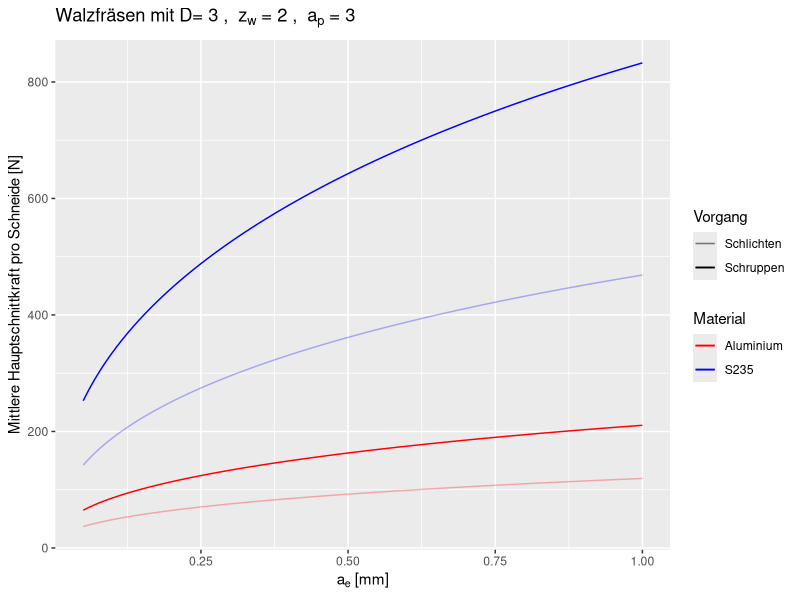
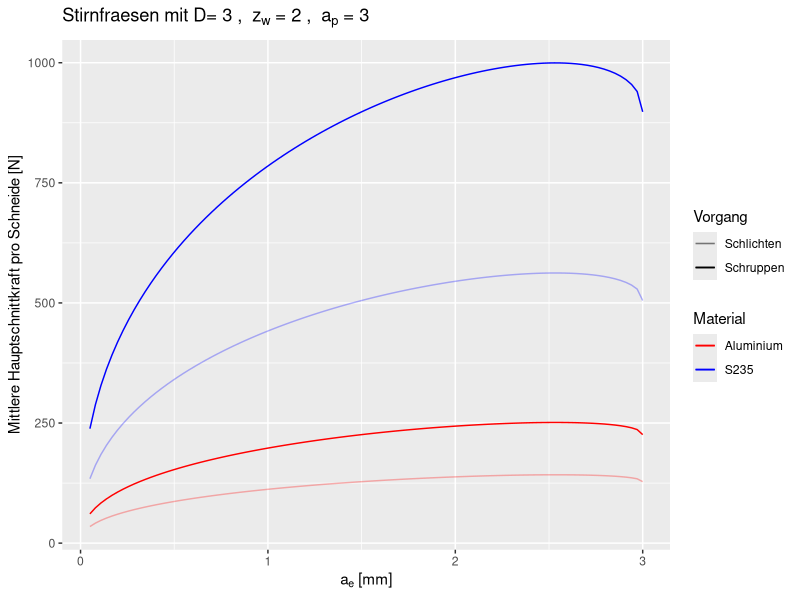

Recreate these plots in R, in order.
library("ggplot2")

# Funktionen aus Dietrich, Tschätsch "Praxis der Zerspanungstechnik" 11. Auflage 2014

# Eingangsparameter
# D         ... Fräserdurchmesser [mm]
# a_p       ... Schnitttiefe [mm]
# a_e       ... Schnittbreite [mm]
# z_w       ... Anzahl der Schneiden
# v_c       ... Schnittgeschwindigkeit [m/min]
# f_z       ... Vorschub pro Zahn [mm/min]
# k_c1.1    ... Spezifische Schnittkraft für h = b = 1 (Tabelle) [N/mm^2]
# z         ... Werkstoffkonstante (Tabelle)
# lambda    ... Drallwinkel [Grad]
# gamma_tat ... Tatsächlicher Spanwinkel [Grad]
# gamma_0   ... Basisspanwinkel Stahl=6, Guss=2, Alu=0 [Grad]
schnittdaten_walzfraesen <- function(D, a_p, a_e, z_w, v_c, f_z, k_c1.1, z, lambda, gamma_tat, gamma_0, print = TRUE){
    # Gilt nur fürs Walzfräsen!
    if (print) print(sprintf("Fräser: D=%f, z_w=%f, Drallwinkel=%f, Spanwinkel=%f", D, z_w, lambda, gamma_tat))
    if (print) print(sprintf("Fräsung: a_p=%f, a_e=%f", a_p, a_e))
    if (print) print(sprintf("Material: v_c=%f, f_z=%f, k_c1.1=%f, z=%f, Basisspanwinkel=%f", v_c, f_z, k_c1.1, z, gamma_0))

    # Umdrehungszahl
    n_c <- (v_c * 10^3) / ( D * pi ) 

    # Eingriffswinkel (in Grad)
    phi_s <- (acos( 1 - ( (2 * a_e ) / D ) ) * 180) / pi

    # Vorschub
    v_f <- f_z * z_w * n_c

    if (print) print(sprintf("Maschine: n_c = %f [1/min], v_f = %f [mm/min]", n_c, v_f))
    if (print) print("")

    # Spanungsbreite
    b <- a_p / cos((lambda*pi)/180)

    # Mittenspandicke
    h_m <- (360 / ( pi * phi_s )) * (a_e / D) * f_z * sin(((90-lambda)*pi)/180)

    # Konstanten:
    # Verschleiß (30%) - kann auch höher angenommen werden (1.5)
    K_ver <- 1.3
    # Spanstauchung, = 1.2 für Fräsen
    K_st <- 1.2
    # Spanwinkel
    K_gamma <- 1 - (( gamma_tat - gamma_0 ) / 100)
    # Schnittgeschwindigkeit (hier für Hartmetall, HSS = 1.2)
    # Achtung: für v_c < 100m/min gelten da andere Formen! Für >100m/min eher vernachlässigbar
    K_v <- 1.0

    # Daraus errechnet sich dann die spezifische Schnittkraft [N/mm^2]
    k_c = ((1^z) / (h_m^z)) * k_c1.1 * K_gamma * K_v * K_st * K_ver 

    if (print) print(sprintf("k_c = %0.2f [N/mm^2]", k_c))

    # Anzahl der im Eingriff befindlichen Schneiden
    z_E <- ( z_w * phi_s )/(360)

    # Mittlere Hauptschnittkraft pro Fräserschneide
    F_cm <- b * h_m * k_c
    if (print) print(sprintf("F_cm = %0.2f [N]", F_cm))

    # Antriebsleistung der Maschine
    # ny = 80% (Wirkungsgrad)
    P <- (F_cm * v_c * z_E) / (60 * 10^3 * 0.8)
    if (print) print(sprintf("P = %0.4f [kW]", P))
    if (print) print("===")
    return(F_cm)
}

# Eingangsparameter
# D         ... Fräserdurchmesser [mm]
# a_p       ... Schnitttiefe [mm]
# a_e       ... Schnittbreite [mm]
# z_w       ... Anzahl der Schneiden
# v_c       ... Schnittgeschwindigkeit [m/min]
# f_z       ... Vorschub pro Zahn [mm/min]
# k_c1.1    ... Spezifische Schnittkraft für h = b = 1 (Tabelle) [N/mm^2]
# z         ... Werkstoffkonstante (Tabelle)
# lambda    ... Drallwinkel [Grad]
# gamma_tat ... Tatsächlicher Spanwinkel [Grad]
# gamma_0   ... Basisspanwinkel Stahl=6, Guss=2, Alu=0 [Grad]
schnittdaten_stirnfraesen <- function(D, a_p, a_e, z_w, v_c, f_z, k_c1.1, z, lambda, gamma_tat, gamma_0, print = TRUE){
    # Gilt nur fürs Walzfräsen!
    if (print) print(sprintf("Fräser: D=%f, z_w=%f, Drallwinkel=%f, Spanwinkel=%f", D, z_w, lambda, gamma_tat))
    if (print) print(sprintf("Fräsung: a_p=%f, a_e=%f", a_p, a_e))
    if (print) print(sprintf("Material: v_c=%f, f_z=%f, k_c1.1=%f, z=%f, Basisspanwinkel=%f", v_c, f_z, k_c1.1, z, gamma_0))

    # Umdrehungszahl
    n_c <- (v_c * 10^3) / ( D * pi ) 

    # Eingriffswinkel (in Grad)
    # Wir gehen hier nur von dem Fall aus, dass phi_a = 0 ist.
    # Siehe Buch Seite 177
    # Dann ist phi_s = phi_e und B = a_e
    B <- a_e
    # Mhhh Ich glaube im Buch ist da eine Falsche Formel abgedruckt...
    # nach nachfrage: ja die Formel ist im Buch falsch!
    # phi_s <- (acos( - ((2*B) / D) ) * 180) / pi
    # wäre die Formel im Buch, allerdings funktioniert die nur für B < D/2 - da ja sonst der acos nicht bestimmt ist.
    # Abgedruckt in dem dazugehörigen Bild ist aber explizit ein Winkel für B > D/2!
    # In der Herleitung werden einfach phi_A und A_1 = 0 gesetzt, daher fallen dann Dinge weg.
    # Das ist auch alles soweit richtig, auch dass diese Formel für Winkel bis B < D/2 stimmt (also 90 Grad)
    # Jedoch wird dann nicht der Rest beachtet...
    #
    # Also entweder ich hab nen Fehler in der 11. Auflage gefunden oder ich rechne falsch :D
    # Diese Formel scheint richtiger zu sein
    phi_s <- ((acos( (-((2*B - D) / D))) * 180) / pi)
    print(sprintf("%f --> %f", B, phi_s))

    # Ideal ist D = 1.4 bis 1.6 * B

    # Vorschub
    v_f <- f_z * z_w * n_c

    if (print) print(sprintf("Maschine: n_c = %f [1/min], v_f = %f [mm/min]", n_c, v_f))
    if (print) print("")

    # Spanungsbreite
    # Der Einstellwinkel chi wird mit 90 Grad gewählt, da wir schaftfräser verwenden --> sin(90) = 1
    # Allgemeine Form b = a_p / sin(chi)
    b <- a_p

    # Mittenspandicke
    # Auch hier wird die Mittenspandicke berechnen. Ebenfalls sin(chi) = sin(90) = 1
    h_m <- (360 / (pi * phi_s)) * f_z * (B / D) * 1

    # Konstanten:
    # Verschleiß (30%) - kann auch höher angenommen werden (1.5)
    K_ver <- 1.3
    # Spanstauchung, = 1.2 für Fräsen
    K_st <- 1.2
    # Spanwinkel
    K_gamma <- 1 - (( gamma_tat - gamma_0 ) / 100)
    # Schnittgeschwindigkeit (hier für Hartmetall, HSS = 1.2)
    # Achtung: für v_c < 100m/min gelten da andere Formen! Für >100m/min eher vernachlässigbar
    K_v <- 1.0

    # Daraus errechnet sich dann die spezifische Schnittkraft [N/mm^2]
    k_c = ((1^z) / (h_m^z)) * k_c1.1 * K_gamma * K_v * K_st * K_ver 

    if (print) print(sprintf("k_c = %0.2f [N/mm^2]", k_c))

    # Anzahl der im Eingriff befindlichen Schneiden
    z_E <- ( z_w * phi_s ) / (360)

    # Mittlere Hauptschnittkraft pro Fräserschneide
    F_cm <- b * h_m * k_c
    if (print) print(sprintf("F_cm = %0.2f [N]", F_cm))

    # Antriebsleistung der Maschine
    # ny = 80% (Wirkungsgrad)
    P <- (F_cm * v_c * z_E) / (60 * 10^3 * 0.8)
    if (print) print(sprintf("P = %0.4f [kW]", P))
    if (print) print("===")
    return(F_cm)
}


# a_p sollte beim Walzfräsen etwa so groß sein wie D
# 3mm End mill, 3mm sheet metal, a_e 0.25
# Drallwinkel 45 Grad, zwei schneiden

# Stahl: v_c 200/240, f_z 0.1/0.05 (Schruppen/Schlichten)
# Üblicher Spanwinkel von 0 Grad, 6 Grad Basis
schnittdaten_walzfraesen(3, 3, 0.25, 2, 200, 0.1, 1780, 0.17, 45, 0, 6)
schnittdaten_walzfraesen(3, 3, 0.25, 2, 240, 0.05, 1780, 0.17, 45, 0, 6)

# Alu: v_c 300/360, f_z 0.06/0.03
# Üblicher Spanwinkel von 10 Grad, 0 Grad Basis (??? Verifikation benötigt! ???)
schnittdaten_walzfraesen(3, 3, 0.25, 2, 300, 0.06, 700, 0.18, 45, 10, 0)
schnittdaten_walzfraesen(3, 3, 0.25, 2, 360, 0.03, 700, 0.18, 45, 10, 0)

# Vergleichbare Werte
D <- 3
z_w <- 2
lambda <- 45
a_p <- 3


p <- ggplot(data.frame(x = c(0.05, 1)), aes(x))

jpeg('walzfraesen.jpg', height = 600, width = 800, units = 'px')
print(p + 
      labs(title=bquote("Walzfräsen mit D="~.(D)~", "~z[w]~"="~.(z_w)~", "~a[p]~"="~.(a_p))) + 
      xlab(expression(a[e]~"[mm]")) + 
      ylab("Mittlere Hauptschnittkraft pro Schneide [N]") + 
      stat_function(fun=schnittdaten_walzfraesen, aes(color="S235", alpha="Schruppen"), geom="line", args=list( D = D, a_p = a_p, z_w = z_w, v_c = 200, f_z = 0.1, k_c1.1 = 1780, z = 0.17, lambda = lambda, gamma_tat = 0, gamma_0 = 6, print = FALSE)) + 
      stat_function(fun=schnittdaten_walzfraesen, aes(color="S235", alpha="Schlichten"), geom="line", args=list( D = D, a_p = a_p, z_w = z_w, v_c = 200 * 1.2, f_z = 0.1 * 0.5, k_c1.1 = 1780, z = 0.17, lambda = lambda, gamma_tat = 0, gamma_0 = 6, print = FALSE)) + 
      stat_function(fun=schnittdaten_walzfraesen, aes(color="Aluminium", alpha="Schruppen"), geom="line", args=list( D = D, a_p = a_p, z_w = z_w, v_c = 300, f_z = 0.06, k_c1.1 = 780, z = 0.18, lambda = lambda, gamma_tat = 10, gamma_0 = 0, print = FALSE)) + 
      stat_function(fun=schnittdaten_walzfraesen, aes(color="Aluminium", alpha = "Schlichten"), geom="line", args=list( D = D, a_p = a_p, z_w = z_w, v_c = 300 * 1.2, f_z = 0.06 * 0.5, k_c1.1 = 780, z = 0.18, lambda = lambda, gamma_tat = 10, gamma_0 = 0, print = FALSE)) + 
scale_colour_manual("Material", values = c("red", "blue")) + 
scale_alpha_manual("Vorgang", values = c(0.3, 1))
      ) 
dev.off()


D <- 3
z_w <- 2
lambda <- 45
a_p <- 3

p <- ggplot(data.frame(x = c(0.05, D)), aes(x))

jpeg('stirnfraesen.jpg', height = 600, width = 800, units = 'px')
# Interessant ist die Aussage des Plots. Die Kraft nimmt gegen den vollen Durchmesser hin ab. 
# Das scheint nicht ganz logisch zu sein. Vielleicht sind da auch gewisse Grenzen dem Modell gesetzt.
# Im Buch wird jedenfalls davon gesprochen, dass das Beste Ergebnis bei B/E = 1/3 ist (Der Fräser ist nur zu 1/3 im Eingriff)
print(p + 
      labs(title=bquote("Stirnfraesen mit D="~.(D)~", "~z[w]~"="~.(z_w)~", "~a[p]~"="~.(a_p))) + 
      xlab(expression(a[e]~"[mm]")) + 
      ylab("Mittlere Hauptschnittkraft pro Schneide [N]") + 
      stat_function(fun=schnittdaten_stirnfraesen, aes(color="S235", alpha="Schruppen"), geom="line", args=list( D = D, a_p = a_p, z_w = z_w, v_c = 200, f_z = 0.1, k_c1.1 = 1780, z = 0.17, lambda = lambda, gamma_tat = 0, gamma_0 = 6, print = FALSE)) + 
      stat_function(fun=schnittdaten_stirnfraesen, aes(color="S235", alpha="Schlichten"), geom="line", args=list( D = D, a_p = a_p, z_w = z_w, v_c = 200 * 1.2, f_z = 0.1 * 0.5, k_c1.1 = 1780, z = 0.17, lambda = lambda, gamma_tat = 0, gamma_0 = 6, print = FALSE)) + 
      stat_function(fun=schnittdaten_stirnfraesen, aes(color="Aluminium", alpha="Schruppen"), geom="line", args=list( D = D, a_p = a_p, z_w = z_w, v_c = 300, f_z = 0.06, k_c1.1 = 780, z = 0.18, lambda = lambda, gamma_tat = 10, gamma_0 = 0, print = FALSE)) + 
      stat_function(fun=schnittdaten_stirnfraesen, aes(color="Aluminium", alpha = "Schlichten"), geom="line", args=list( D = D, a_p = a_p, z_w = z_w, v_c = 300 * 1.2, f_z = 0.06 * 0.5, k_c1.1 = 780, z = 0.18, lambda = lambda, gamma_tat = 10, gamma_0 = 0, print = FALSE)) + 
scale_colour_manual("Material", values = c("red", "blue")) + 
scale_alpha_manual("Vorgang", values = c(0.3, 1))
      ) 
dev.off()
